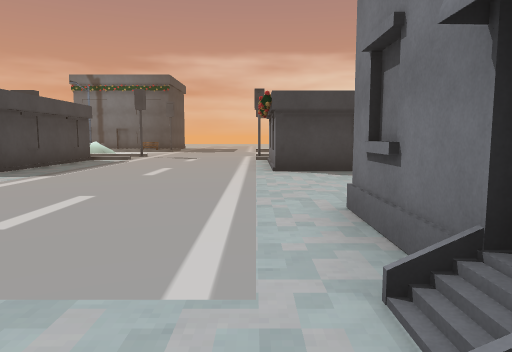
view 1 (above)

24 first-person views from a walk through a 3-D level made in the Unity game engine. The camera is 1.4 m above the floor, tilts 6° down and sees 70° across. The floor is counted in squares, 2 m on a side. Each view is taken from the middle of a square. On the plan, view 1 faces up. The plan holds only what a view shows up to about 11 squares ahead; the rest is blank. The place goes on beyond the plan. Some surface patterns are stand-ins.

view 2
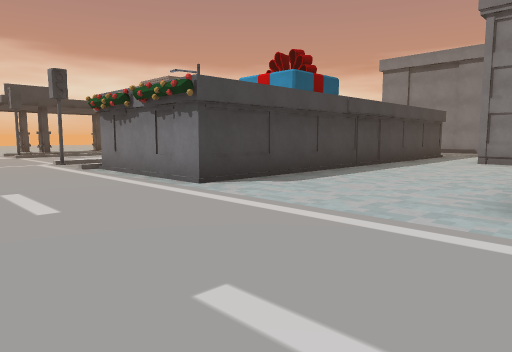

view 3
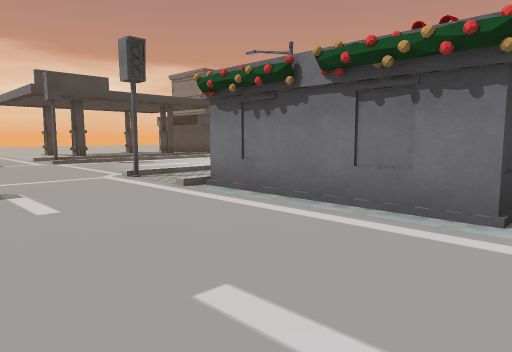

view 4
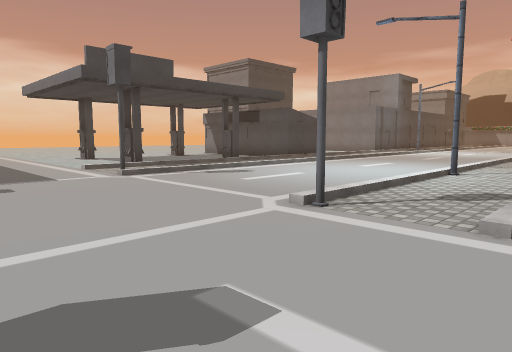

view 5
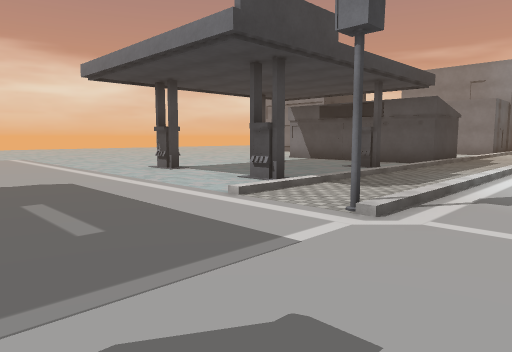

view 6
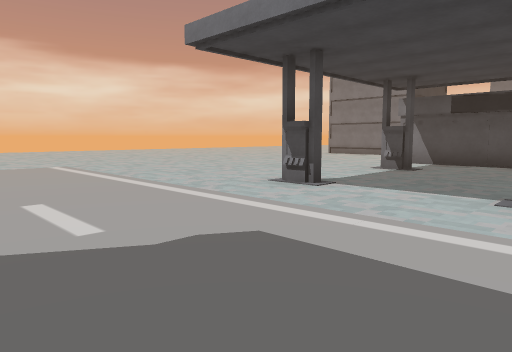

view 7
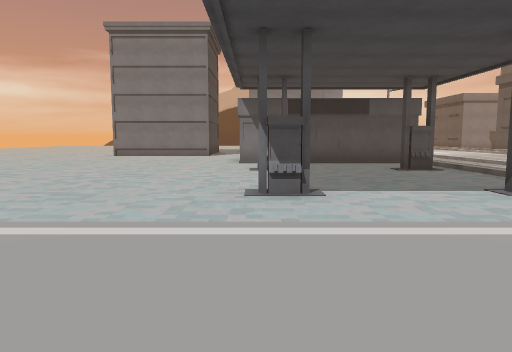

view 8
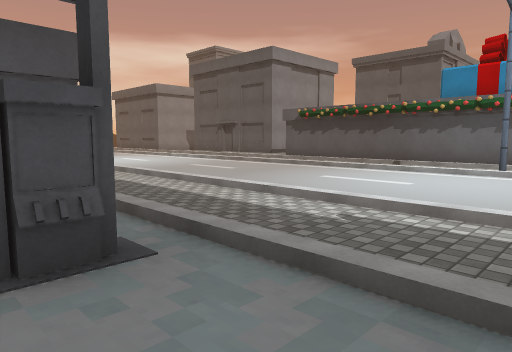

view 9
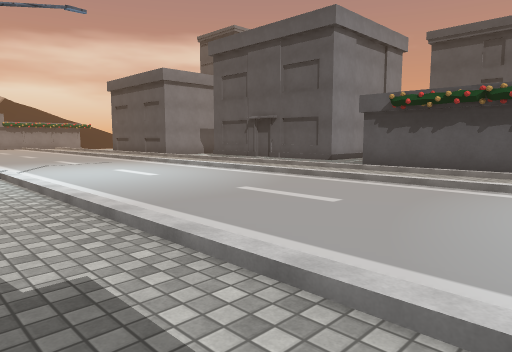

view 10
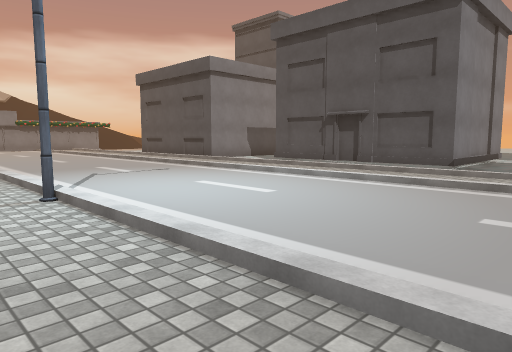

view 11
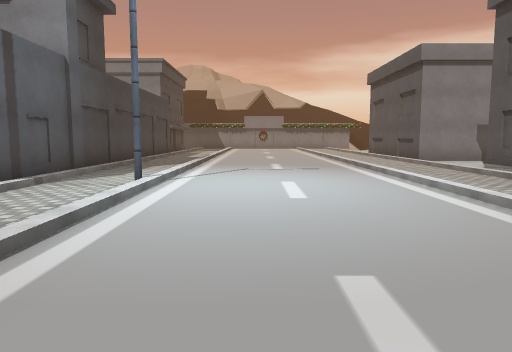

view 12
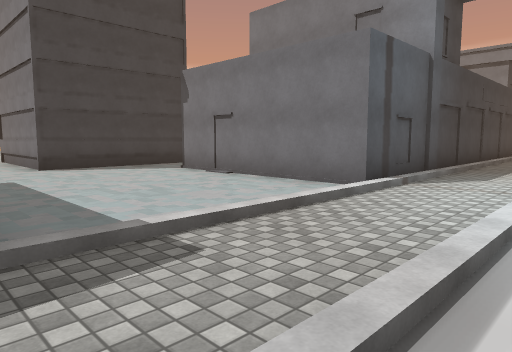

view 13
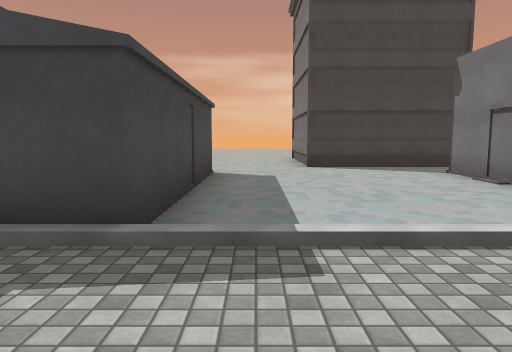

view 14
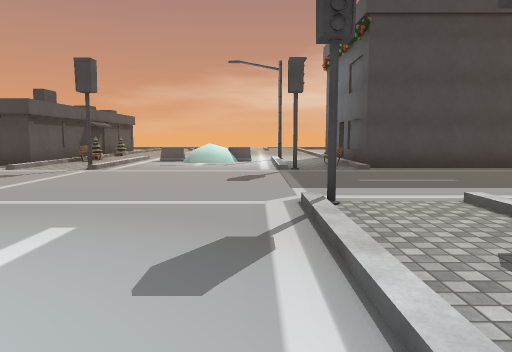

view 15
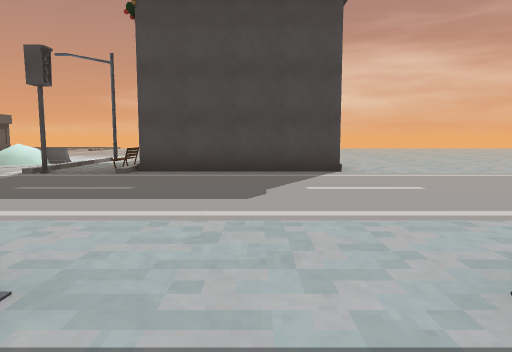

view 16
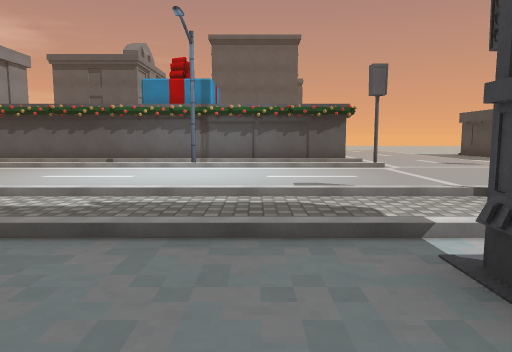

view 17
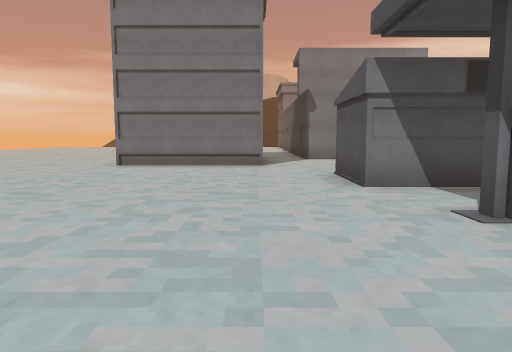

view 18
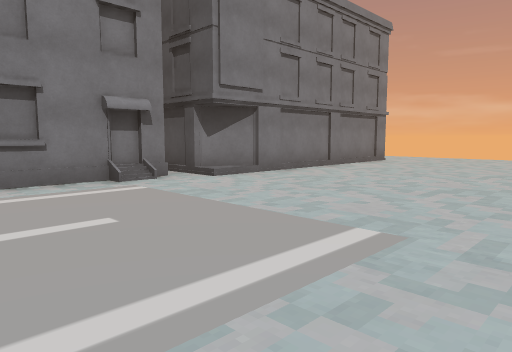

view 19
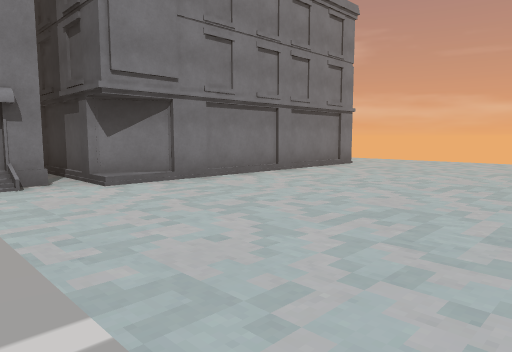

view 20
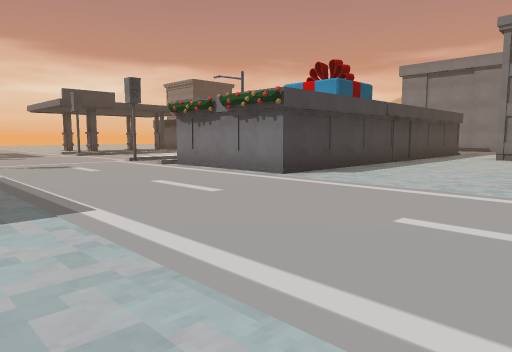

view 21
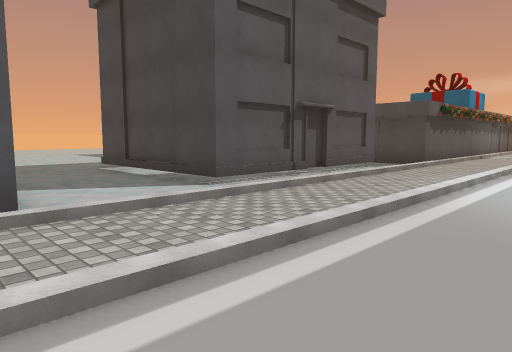

view 22
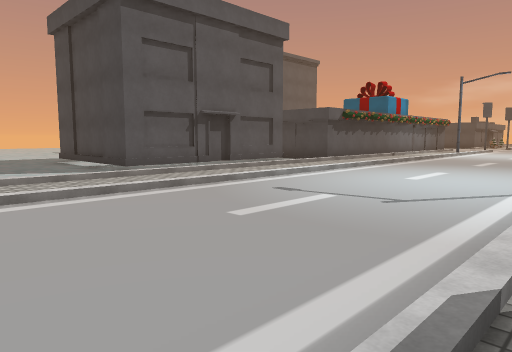

view 23
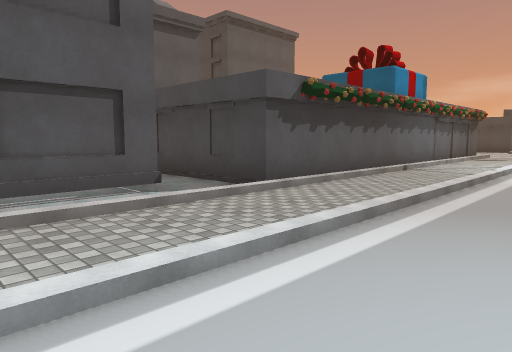

view 24
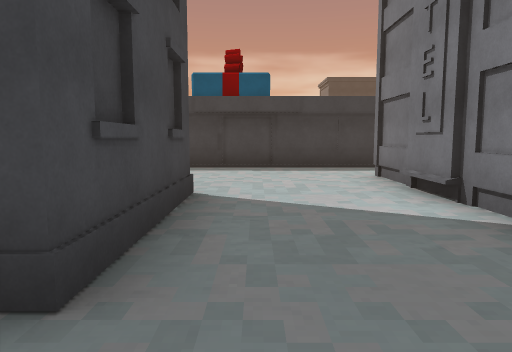

### Floor plan
Key: @ floor where view 1 was taken; # wall or solid block; . floor; B building; S streetlight; O other object.
Columns run from 5 left of view 1 to 21 right of it. Each row starts with its distance up from view 1.
 29     .............
 28    ..............
 27 .. ..............
 26 .................####
 25 ....................
 24 .......B..B..##....#B
 23 #............ #....#
 22 #............ #....#
 21 #............ #....#
 20 B......B..B..##....########
 19 O..........................
 18 .O...O.............SS......
 17 ...........................
 16 ...........................
 15 ...........................
 14 ...........................
 13 .O...O...SS................
 12 ...........................
 11 B.....####O#####B.........B
 10 ......#   OO   ##.#####...
  9 ......#   OO    #.#   #...
  8 ......###########.#   #...
  7 ...............  .#B B#..
  6 ...............  ..   ...
  5 ..............        ...
  4 .............B        ...
  3 ......#   B..B        ..
  2 ......#   #...
  1 ......#   #...
  0 .....@B   ...
 -1 ......#    .
 -2  .....
 -3  .....
 -4  .....
 -5  .....
 -6  .....
 -7   ....
 -8   ....
 -9   ....

Where each view was taken, in squares from view 1:
view 1: 0 up, 0 right, facing up
view 2: 3 up, 3 left, facing up-right
view 3: 7 up, 3 left, facing up-right
view 4: 11 up, 3 left, facing up-right
view 5: 16 up, 3 left, facing up-right
view 6: 20 up, 3 left, facing up-right
view 7: 24 up, 3 left, facing right
view 8: 21 up, 3 right, facing down-right
view 9: 19 up, 7 right, facing down-right
view 10: 19 up, 10 right, facing down-right
view 11: 16 up, 9 right, facing right
view 12: 17 up, 9 right, facing up-right
view 13: 17 up, 10 right, facing up
view 14: 17 up, 4 right, facing left
view 15: 22 up, 3 right, facing left
view 16: 22 up, 3 right, facing down
view 17: 26 up, 2 right, facing right
view 18: 4 up, 5 left, facing down-right
view 19: 2 up, 5 left, facing down-right
view 20: 3 up, 5 left, facing up-right
view 21: 15 up, 21 right, facing down-left
view 22: 18 up, 21 right, facing down-left
view 23: 15 up, 15 right, facing down-left
view 24: 1 down, 6 right, facing up
